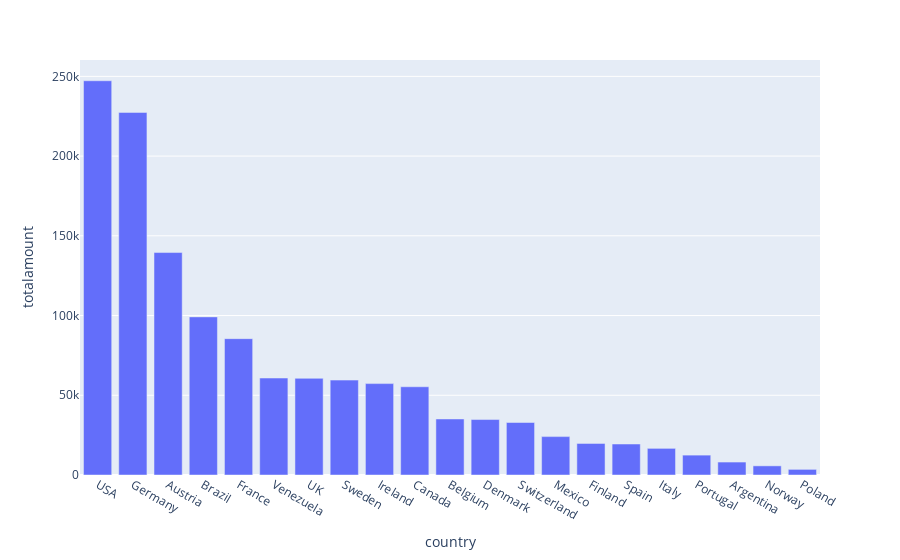
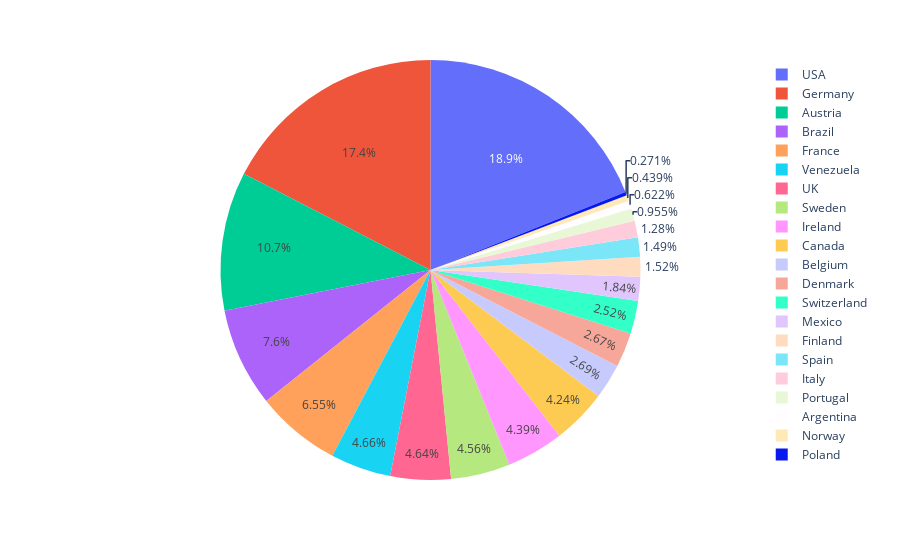

Notebook code for these charts, in order:
### Code cell
plots('country')

### Figure 1 — Plotly figure (JSON) as saved in the notebook; plotly's stock layout.template omitted (floating-point values rounded to 4 significant figures)
{"data": [{"alignmentgroup": "True", "hovertemplate": "country=%{x}<br>totalamount=%{y}<extra></extra>", "legendgroup": "", "marker": {"color": "#636efa", "pattern": {"shape": ""}}, "name": "", "offsetgroup": "", "orientation": "v", "showlegend": false, "textposition": "auto", "type": "bar", "x": ["USA", "Germany", "Austria", "Brazil", "France", "Venezuela", "UK", "Sweden", "Ireland", "Canada", "Belgium", "Denmark", "Switzerland", "Mexico", "Finland", "Spain", "Italy", "Portugal", "Argentina", "Norway", "Poland"], "xaxis": "x", "y": [247200.0, 227400.0, 139500.0, 99160.0, 85500.0, 60810.0, 60620.0, 59520.0, 57320.0, 55330.0, 35130.0, 34780.0, 32920.0, 24070.0, 19780.0, 19430.0, 16710.0, 12470.0, 8119.0, 5735.0, 3532.0], "yaxis": "y"}], "layout": {"barmode": "relative", "legend": {"tracegroupgap": 0}, "margin": {"t": 60}, "xaxis": {"anchor": "y", "domain": [0, 1], "title": {"text": "country"}}, "yaxis": {"anchor": "x", "domain": [0, 1], "title": {"text": "totalamount"}}}}

### Figure 2 — Plotly figure (JSON) as saved in the notebook; plotly's stock layout.template omitted (floating-point values rounded to 4 significant figures)
{"data": [{"domain": {"x": [0, 1], "y": [0, 1]}, "hovertemplate": "country=%{label}<br>totalamount=%{value}<extra></extra>", "labels": ["USA", "Germany", "Austria", "Brazil", "France", "Venezuela", "UK", "Sweden", "Ireland", "Canada", "Belgium", "Denmark", "Switzerland", "Mexico", "Finland", "Spain", "Italy", "Portugal", "Argentina", "Norway", "Poland"], "legendgroup": "", "name": "", "showlegend": true, "type": "pie", "values": [247200.0, 227400.0, 139500.0, 99160.0, 85500.0, 60810.0, 60620.0, 59520.0, 57320.0, 55330.0, 35130.0, 34780.0, 32920.0, 24070.0, 19780.0, 19430.0, 16710.0, 12470.0, 8119.0, 5735.0, 3532.0]}], "layout": {"legend": {"tracegroupgap": 0}, "margin": {"t": 60}}}
